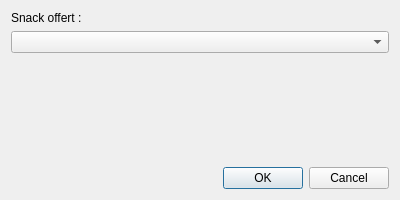
<?xml version="1.0" encoding="UTF-8"?>
<ui version="4.0">
 <class>DialogAnnales</class>
 <widget class="QDialog" name="DialogAnnales">
  <property name="geometry">
   <rect>
    <x>0</x>
    <y>0</y>
    <width>400</width>
    <height>200</height>
   </rect>
  </property>
  <property name="windowTitle">
   <string>Annales</string>
  </property>
  <layout class="QGridLayout" name="gridLayout">
   <item row="3" column="0">
    <widget class="QDialogButtonBox" name="buttonBox">
     <property name="orientation">
      <enum>Qt::Horizontal</enum>
     </property>
     <property name="standardButtons">
      <set>QDialogButtonBox::Cancel|QDialogButtonBox::Ok</set>
     </property>
    </widget>
   </item>
   <item row="2" column="0">
    <spacer name="verticalSpacer">
     <property name="orientation">
      <enum>Qt::Vertical</enum>
     </property>
     <property name="sizeHint" stdset="0">
      <size>
       <width>20</width>
       <height>40</height>
      </size>
     </property>
    </spacer>
   </item>
   <item row="1" column="0">
    <widget class="QComboBox" name="comboBox"/>
   </item>
   <item row="0" column="0">
    <widget class="QLabel" name="LSnack">
     <property name="text">
      <string>Snack offert :</string>
     </property>
    </widget>
   </item>
  </layout>
 </widget>
 <resources/>
 <connections>
  <connection>
   <sender>buttonBox</sender>
   <signal>accepted()</signal>
   <receiver>DialogAnnales</receiver>
   <slot>accept()</slot>
   <hints>
    <hint type="sourcelabel">
     <x>248</x>
     <y>254</y>
    </hint>
    <hint type="destinationlabel">
     <x>157</x>
     <y>274</y>
    </hint>
   </hints>
  </connection>
  <connection>
   <sender>buttonBox</sender>
   <signal>rejected()</signal>
   <receiver>DialogAnnales</receiver>
   <slot>reject()</slot>
   <hints>
    <hint type="sourcelabel">
     <x>316</x>
     <y>260</y>
    </hint>
    <hint type="destinationlabel">
     <x>286</x>
     <y>274</y>
    </hint>
   </hints>
  </connection>
 </connections>
</ui>
